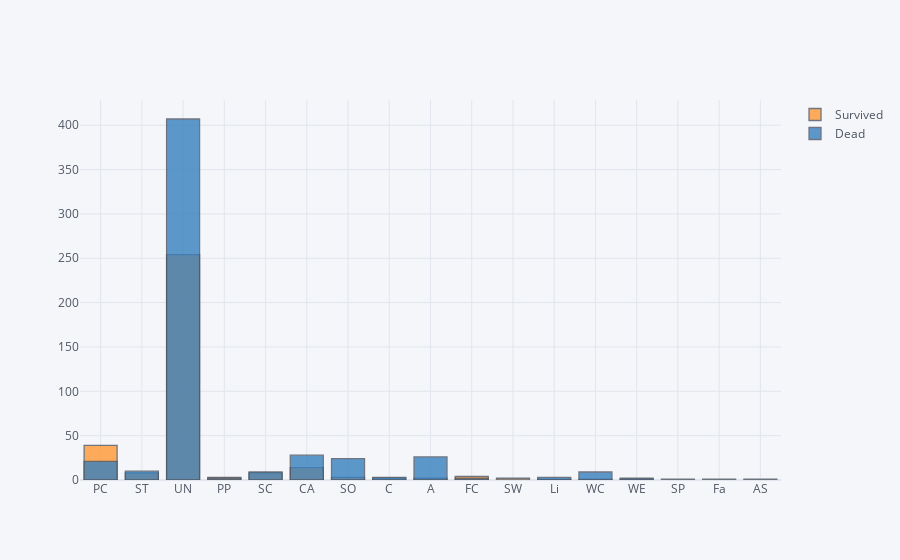

Source (notebook cell):
### Code cell
import chart_studio.plotly as py
import cufflinks as cf
cf.go_offline(connected=True)

train = df[:ntrain]
survived = train[train['Survived'] == 1]['Ticket_Initial2']
dead = train[train['Survived'] == 0]['Ticket_Initial2']
df_temp1 = pd.concat([survived, dead], axis=1, keys=['Survived','Dead'])
df_temp1.iplot(kind='histogram')

### Figure 1 — Plotly figure (JSON) as saved in the notebook; plotly's stock layout.template omitted (floating-point values rounded to 4 significant figures; data arrays with more than 128 entries replaced by an {"elided": "..."} marker saying what was removed)
{"data": [{"histfunc": "count", "histnorm": "", "marker": {"color": "rgba(255, 153, 51, 1.0)", "line": {"color": "#4D5663", "width": 1.3}}, "name": "Survived", "opacity": 0.8, "orientation": "v", "type": "histogram", "x": {"elided": "891 str values"}}, {"histfunc": "count", "histnorm": "", "marker": {"color": "rgba(55, 128, 191, 1.0)", "line": {"color": "#4D5663", "width": 1.3}}, "name": "Dead", "opacity": 0.8, "orientation": "v", "type": "histogram", "x": {"elided": "891 str values"}}], "layout": {"barmode": "overlay", "legend": {"bgcolor": "#F5F6F9", "font": {"color": "#4D5663"}}, "paper_bgcolor": "#F5F6F9", "plot_bgcolor": "#F5F6F9", "title": {"font": {"color": "#4D5663"}}, "xaxis": {"gridcolor": "#E1E5ED", "showgrid": true, "tickfont": {"color": "#4D5663"}, "title": {"font": {"color": "#4D5663"}, "text": ""}, "zerolinecolor": "#E1E5ED"}, "yaxis": {"gridcolor": "#E1E5ED", "showgrid": true, "tickfont": {"color": "#4D5663"}, "title": {"font": {"color": "#4D5663"}, "text": ""}, "zerolinecolor": "#E1E5ED"}}}
